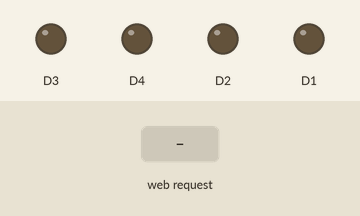
This sketch was run on a simulated ESP8266 (NodeMCU). Parts: output pins drawn as LEDs (lit = HIGH). The inputs (shaded band) are chosen by the test bench. WiFi joins after 1.5 s; servers stay silent unless stated; what the sketch prints to the serial monitor is not drawn.

Above: at 2.7 s.
2.8 s: HTTP request GET /gpio/0 received
At 3.9 s:
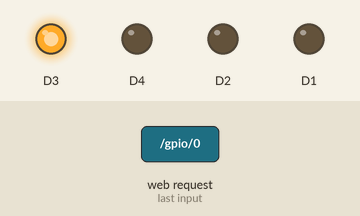
4.3 s: HTTP request GET /cafe/0 received
At 5.0 s:
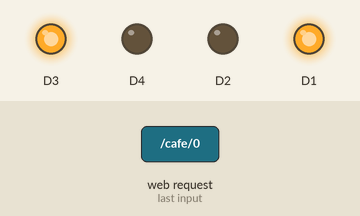
5.8 s: HTTP request GET /gpio/1 received
At 6.1 s:
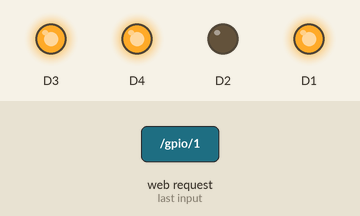
7.3 s: HTTP request GET /gpio/2 received
At 8.5 s:
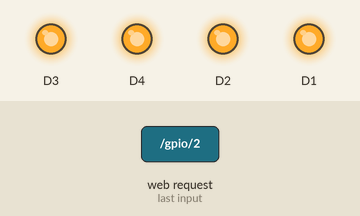
8.8 s: HTTP request GET /gpio/0 received
At 9.7 s:
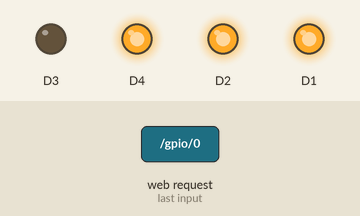
10.3 s: HTTP request GET /gpio/1 received
At 10.8 s:
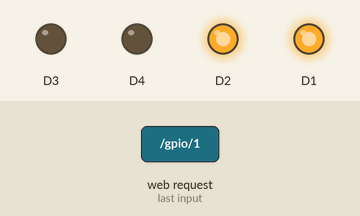
Timing chart, 0 to 12.8 s (numbered marks = the images above; inputs shaded):
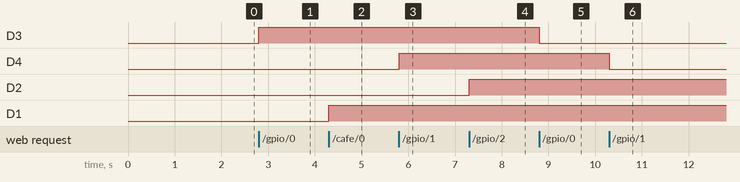

Measured:
- after the input at 2.8 s, D3: LOW → HIGH at once
- after the input at 4.3 s, D1: LOW → HIGH at once
- after the input at 5.8 s, D4: LOW → HIGH at once
- after the input at 7.3 s, D2: LOW → HIGH at once
- after the input at 8.8 s, D3: HIGH → LOW at once
- after the input at 10.3 s, D4: HIGH → LOW at once

The sketch:

AutoS10_v2.ino
```cpp
#include <ESP8266WiFi.h>

const char* ssid = "IEEE_UEFS";
const char* password = "ramoIEEEUEFS";

int toggleD3=0;
int toggleD4=0;
int toggleD2=0;
int toggleD1=0;

// Create an instance of the server
// specify the port to listen on as an argument
WiFiServer server(80);

void acLigaDesliga(){
  //TODO: Implementar os codigos de liga/desliga do ar-condicionado
}

void acTemp(boolean mais){
  //TODO: Implementar os codigos de aumento ou diminuição de temperatura de acordo com o parametro
}

void setup() {
  Serial.begin(115200);
  delay(10);

  // preparando portas de relays
  pinMode(D4, OUTPUT);
  pinMode(D3, OUTPUT);
  pinMode(D2, OUTPUT);
  pinMode(D1, OUTPUT);
  digitalWrite(D4, LOW);
  digitalWrite(D3, LOW);
  digitalWrite(D2, LOW);
  digitalWrite(D1, LOW);

  // Connect to WiFi network
  Serial.println();
  Serial.println();
  Serial.print("Connecting to ");
  Serial.println(ssid);

  WiFi.mode(WIFI_STA);
  WiFi.begin(ssid, password);

  while (WiFi.status() != WL_CONNECTED) {
    delay(500);
    Serial.print(".");
  }
  Serial.println("");
  Serial.println("WiFi connected");

  // Start the server
  server.begin();
  Serial.println("Server started");

  // Print the IP address
  Serial.println(WiFi.localIP());
}

void loop() {
  // Check if a client has connected
  WiFiClient client = server.available();
  if (!client) {
    return;
  }

  // Wait until the client sends some data
  Serial.println("new client");
  while(!client.available()){
    delay(1);
  }

  // Read the first line of the request
  String req = client.readStringUntil('\r');
  Serial.println(req);
  client.flush();

  // Match the request
  if (req.indexOf("/gpio/0") != -1)
    toggleD3 = !toggleD3;
  else if (req.indexOf("/gpio/1") != -1)
    toggleD4 = !toggleD4;
  else if (req.indexOf("/gpio/2") != -1)
    toggleD2 = !toggleD2;
  else if (req.indexOf("/cafe/0") != -1)
    toggleD1 = !toggleD1;
  else if (req.indexOf("/ac/0") != -1)
    acLigaDesliga();
  else if (req.indexOf("/ac/1") != -1)
    acTemp(true);
  else if (req.indexOf("/ac/2") != -1)
    acTemp(false);


String page = "HTTP/1.1 200 OK\r\nContent-Type: text/html\r\n\r\n"
"<!DOCTYPE html>"
"<html>"
"<head>"
"    <meta charset=\"utf-8\" />"
"    <meta http-equiv=\"X-UA-Compatible\" content=\"IE=edge\">"
"    <title>-= S10 - IEEE - Controle de Aparelhos =-</title>"
"    <meta name=\"viewport\" content=\"width=device-width, initial-scale=1\">"
"</head>"
"<style>"
"    *{"
"    margin: 0px;"
"    font-family: monospace;"
"}"
".main {"
"    display: flex;"
"    justify-content: center;"
"    align-items: center;"
"    width: 100vw;"
"    height: 100vh;"
"    background-color: #313131;"
"}"
".card {"
"    box-sizing: border-box;"
"    padding: 5px;"
"    display: flex;"
"    flex-direction: column;"
"    align-items: center;"
"    background-color: #383838;"
"    width: 250px;"
"    height: 480px;"
"    overflow: scroll;"
"}"
".card-effect3d{"
"    border-top: 1px solid gray;"
"    border-left: 1px solid gray;"
"    border-bottom: 1px solid black;"
"    border-right: 1px solid black;"
"}"
".btncard{"
"    display: flex;"
"    flex-direction: column;"
"    justify-content: center;"
"    align-items: center;"
"    background-color: #383838;"
"    width: 57px;"
"    height: 80px;"
"}"
".btn{"
"    width: 42px;"
"    height: 42px;"
"    margin: 4px;"
"    border: 1px solid #42f489;"
"    border-radius: 2px;"
"}"
".separator{"
"    box-sizing: border-box;"
"    width: 100%;"
"    margin-top: 15px;"
"    padding-left: 4px;"
"    padding-top: 4px;"
"    border-top: 1px solid gray;"
"    text-align: left;"
"    color: gray;"
"    font-size: 15px;"
"}"
".zone{"
"    box-sizing: border-box;"
"    padding: 8px;"
"    display: flex;"
"    flex-direction: row;"
"    justify-content: center;"
"}"
"</style>"
"<body>"
"    <div class=\"main\">"
"        <div class=\"card card-effect3d\">"
"            <span>"
"                <h1 style=\"color: #42b3f4\">controle_S10</h1>"
"                <p style=\"color: gray; font-size: 8px;\">Página de Controle de recursos físicos do "
"                                                            laboratório de Embarcados S10.</p>"
"                <p style=\"color: gray;   font-size: 8px;\">Recursos: Liga/Desliga luzes, cafeteira "
"                                                            e controla funções básicas do ar-condicionado.</p>"
"            </span>"
"            <!-- zona de luzes -->"
"            <div class=\"separator\">luzes</div>"
"            <div class=\"zone\">"
"                <div class=\"btncard card-effect3d\">"
"                    <span style=\"color: gray\">luz_1</span>"
"                    <a href=\"/gpio/0\" style=\"text-decoration: none;\">"
"                        <div class=\"btn\"></div>"
"                    </a>"
"                </div>"
"                <div class=\"btncard card-effect3d\">"
"                    <span style=\"color: gray\">luz_2</span>"
"                    <a href=\"/gpio/1\">"
"                        <div class=\"btn\"></div>"
"                    </a>"
"                </div>"
"                <div class=\"btncard card-effect3d\">"
"                    <span style=\"color: gray\">luz_3</span>"
"                    <a href=\"/gpio/2\">"
"                        <div class=\"btn\"></div>"
"                    </a>"
"                </div>"
"            </div>"
"            <!-- zona de cafe -->"
"            <div class=\"separator\">café</div>"
"            <div class=\"zone\">"
"                <div class=\"btncard card-effect3d\">"
"                    <span style=\"color: gray\">qro_cafe</span>"
"                    <a href=\"/cafe/0\" style=\"text-decoration: none;\">"
"                        <div class=\"btn\"></div>"
"                    </a>"
"                </div>"
"            </div>"
"            <!-- zona de AC -->"
"            <div class=\"separator\">A.C.</div>"
"            <div class=\"zone\">"
"                <div class=\"btncard card-effect3d\">"
"                    <span style=\"color: gray\">on/off</span>"
"                    <a href=\"/ac/0\" style=\"text-decoration: none;\">"
"                        <div class=\"btn\"></div>"
"                    </a>"
"                </div>"
"                <div class=\"btncard card-effect3d\">"
"                    <span style=\"color: gray\">temp_+</span>"
"                    <a href=\"/ac/1\" style=\"text-decoration: none;\">"
"                        <div class=\"btn\"></div>"
"                    </a>"
"                </div>"
"                <div class=\"btncard card-effect3d\">"
"                    <span style=\"color: gray\">temp_-</span>"
"                    <a href=\"/ac/2\" style=\"text-decoration: none;\">"
"                        <div class=\"btn\"></div>"
"                    </a>"
"                </div>"
"            </div>"
"        </div>"
"    </div>"
"</body>"
"</html>";
  // Send the response to the client
  client.print(page);

  // Set GPIO2 according to the request
  digitalWrite(D4, toggleD4);
  digitalWrite(D3, toggleD3);
  digitalWrite(D2, toggleD2);
  digitalWrite(D1, toggleD1);

  client.flush();

  // Send the response to the client
  //client.print(indice);
  delay(1);
  Serial.println("Client disonnected");

  // The client will actually be disconnected
  // when the function returns and 'client' object is detroyed
}
```
